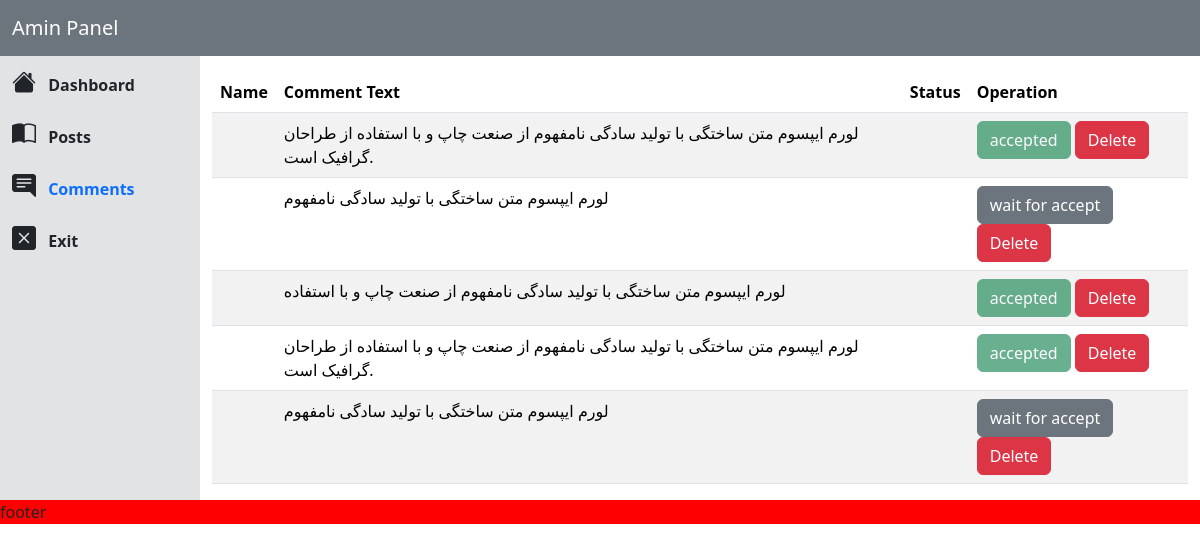
/admin-panel/pages/comments/view/index.php (signed in), run on the app's committed database.
### tables this page shows
CREATE TABLE `comments` (
  `id` int(11) NOT NULL,
  `name` varchar(255) NOT NULL,
  `body` varchar(255) NOT NULL,
  `post_id` int(11) NOT NULL,
  `is_accepted` tinyint(1) NOT NULL DEFAULT 0,
  `author` varchar(255) NOT NULL
);

### functions/db.php (called while the page is built, shortened)
<?php
function queryExecuteWithParams(PDO $db, $query, $params)
{
    $stmt = $db->prepare($query);
    $stmt->execute($params);
    return $stmt;
}
function queryFetchAll(PDO $db, string $query, array $params = [], int $fetchMode = PDO::FETCH_ASSOC)
{
    $stmt = empty($params)
        ? $db->query($query)
        : queryExecuteWithParams($db, $query, $params);
    return $stmt->fetchAll($fetchMode);
}
function fetchCommentsByUserId(PDO $db, $userId)
{
    $query = "
    SELECT comments.*
    FROM comments
    JOIN posts ON comments.post_id = posts.id
    WHERE posts.user_id = :user_id
    ORDER BY comments.id DESC
";
    $params = ['user_id' => $userId];
    return queryFetchAll($db, $query, $params);
}

### admin-panel/pages/comments/view/index.php (the view, shortened to what this page needs)
<?php
include(BASE_PATH . '/admin-panel/pages/includes/header.php');
include(BASE_PATH . "/admin-panel/pages/includes/sidebar.php");
$userId = $_SESSION['user_id'];
try {
    $comments = fetchCommentsByUserId($db, $userId);
} catch (PDOException $e) {
    flash('comment', 'fetch', 'error');
}
?>
<div class="main col-md-9 col-lg-10 mt-3">
    <?php if (!empty($comments)): ?>
        <div class="table-responsive">
            <table class="table table-striped">
                <thead>
                    <tr>
                        <th scope="col">Name</th>
                        <th scope="col">Comment Text</th>
                        <th scope="col">Status</th>
                        <th scope="col">Operation</th>
                    </tr>
                </thead>
                <tbody>
                    <?php foreach ($comments as $comment): ?>
                        <tr>
                            <td><?= $comment['author'] ?></td>
                            <td><?= $comment['body'] ?></td>
                            <td></td>
                            <td>
                                <div class="d-grid gap-2 d-md-block">
                                    <?php if ($comment['is_accepted'] == 0): ?>
                                        <a class="btn btn-secondary" href="<?= BASE_URL ?>/admin-panel/pages/comments/controller/accept.php?id=<?= $comment['id'] ?>">wait for accept</a>
                                    <?php else: ?>
                                        <button type="button" class="btn btn-success disabled">accepted</button>
                                    <?php endif; ?>
                                    <button type="button" class="btn btn-danger" data-bs-toggle="modal" data-bs-target="#exampleModal">
                                        Delete
                                    </button>
                                </div>
                            </td>
                        </tr>
                    <?php endforeach; ?>
                </tbody>
            </table>
        </div>
    <?php else: ?>
        <div class="alert alert-warning" role="alert">
            no comment found!
        </div>
    <?php endif; ?>
</div>
</div>
</div>
</section>
<?php
include(BASE_PATH . "/admin-panel/pages/includes/footer.php");
?>

### data on the page
comments: body "لورم ایپسوم متن ساختگی با تولید سادگی نامفهوم از صنعت چاپ و با استفاده از طراحان گرافیک است.", is_accepted "accepted"
comments: body "لورم ایپسوم متن ساختگی با تولید سادگی نامفهوم"
comments: body "لورم ایپسوم متن ساختگی با تولید سادگی نامفهوم از صنعت چاپ و با استفاده", is_accepted "accepted"
comments: body "لورم ایپسوم متن ساختگی با تولید سادگی نامفهوم از صنعت چاپ و با استفاده از طراحان گرافیک است.", is_accepted "accepted"
comments: body "لورم ایپسوم متن ساختگی با تولید سادگی نامفهوم"
